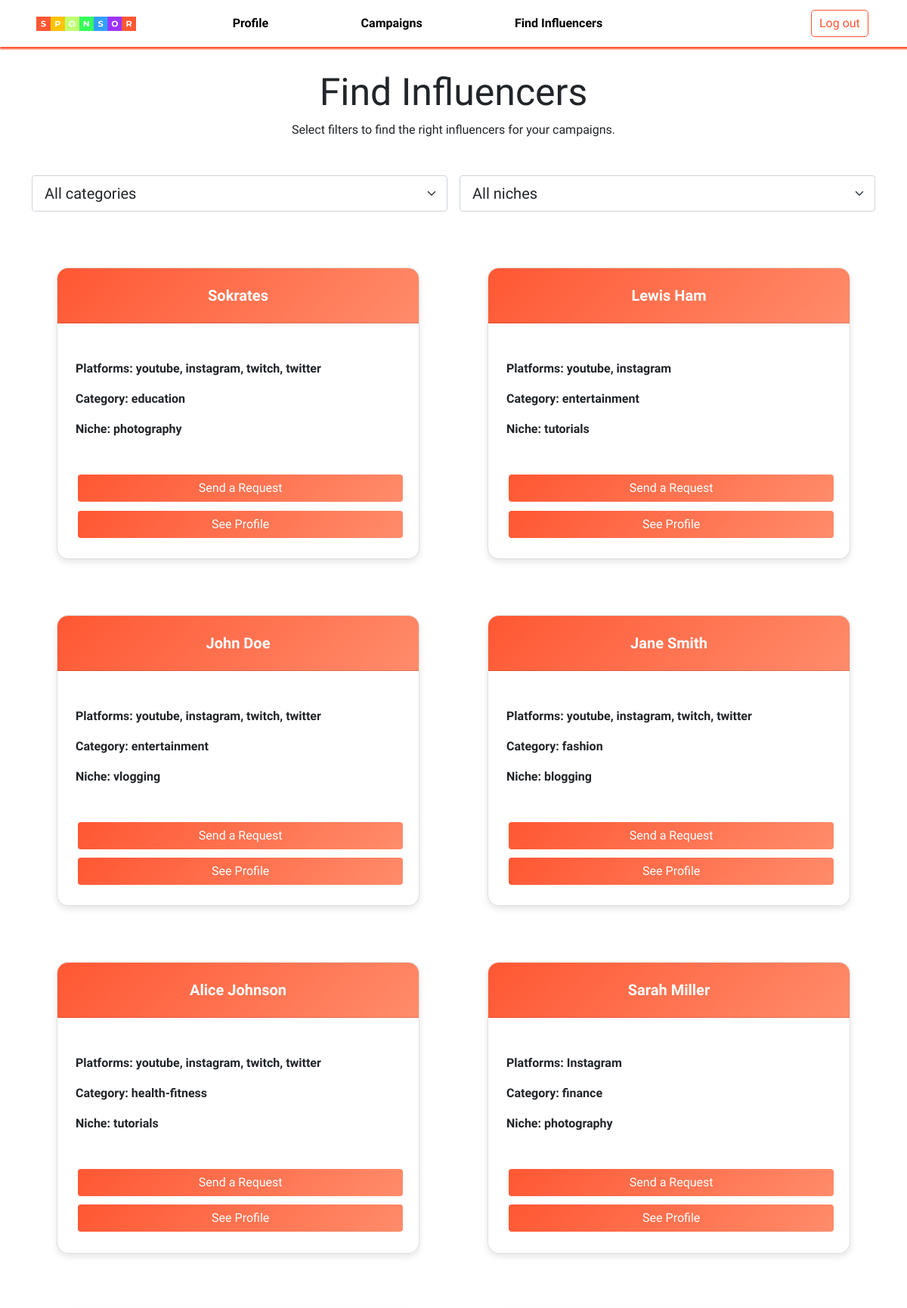
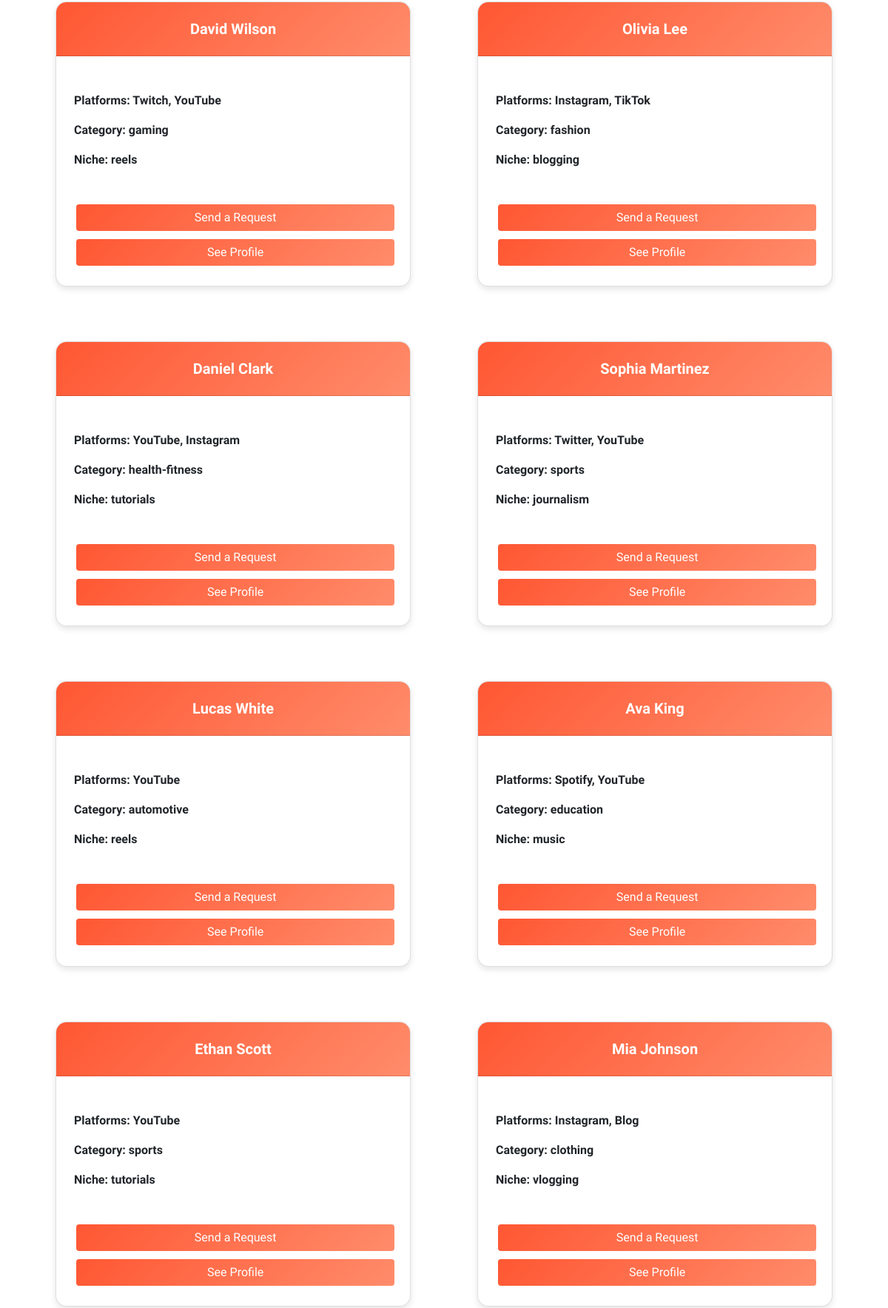
/sponsor/find (signed in, upper part), run on the app's committed database (2 pictures, top to bottom).
### application/models.py (models this page shows, shortened)
class Influencer(db.Model, UserMixin):
    __tablename__ = 'Influencer'
    username = db.Column(db.String, primary_key=True)
    password = db.Column(db.String, nullable=False)
    name = db.Column(db.String)
    bio = db.Column(db.String)
    platforms = db.Column(db.String)
    category = db.Column(db.String)
    niche = db.Column(db.String)
    flag = db.Column(db.Integer)

### application/sponsor_controllers.py (the view, shortened to what this page needs)
@app.route('/sponsor/find', methods=['GET','POST'])
@login_required
def sponsor_find():
    if request.method == 'GET':
        if request.args.get('category') and request.args.get('niche'):
            category = request.args.get('category')
            niche = request.args.get('niche')
            adrequest_subquery = (
                db.session.query(
                        AdRequests.influencer.label('influencer'),
                        db.func.count(AdRequests.status).filter(AdRequests.status == 4).label('adrequests_count')
                    )
                    .group_by(AdRequests.influencer)
                    .subquery()
            )
            influencers = (
                db.session.query(
                    Influencer,
                    adrequest_subquery.c.adrequests_count
                )
                .filter(Influencer.category == category, Influencer.niche == niche, Influencer.flag == 0)
                .outerjoin(adrequest_subquery, Influencer.username == adrequest_subquery.c.influencer)
                .all()
            )
        else:
            adrequest_subquery = (
                db.session.query(
                        AdRequests.influencer.label('influencer'),
                        db.func.count(AdRequests.status).filter(AdRequests.status == 4).label('adrequests_count')
                    )
                    .group_by(AdRequests.influencer)
                    .subquery()
            )
            influencers = (
                db.session.query(
                    Influencer,
                    adrequest_subquery.c.adrequests_count
                )
                .outerjoin(adrequest_subquery, Influencer.username == adrequest_subquery.c.influencer)
                .filter(Influencer.flag == 0)
                .all()
            )
        campaigns = Campaign.query.filter(Campaign.sponsor == current_user.username).all()
        return render_template('sponsorsearch.html', influencers=influencers, campaigns=campaigns)
    return render_template('sponsorsearch.html')

### application/sponsor_controllers.py (called while the page is built)
@login_manager.user_loader
def load_user(username):
    if Admin.query.get(username):
        return Admin.query.get(username)
    elif Influencer.query.get(username):
        return Influencer.query.get(username)
    elif Sponsor.query.get(username):
        return Sponsor.query.get(username)

### templates/sponsorsearch.html (shortened to what this page needs)
<!DOCTYPE html>
<html>
<head>
    <link href="https://cdn.jsdelivr.net/npm/bootstrap@5.0.2/dist/css/bootstrap.min.css" rel="stylesheet">
    <link rel="stylesheet" href="https://cdnjs.cloudflare.com/ajax/libs/font-awesome/6.0.0-beta3/css/all.min.css">
    <link rel="stylesheet" href="{{ url_for('static', filename='search.css') }}">
    <link rel="stylesheet" href="{{ url_for('static', filename='nav.css') }}">
    <link rel="stylesheet" href="{{ url_for('static', filename='chatpopup.css') }}">
    <link rel="stylesheet" href="https://unpkg.com/swiper/swiper-bundle.min.css">
</head>
<body>
    <div class="nav-container">
        <nav class="navbar navbar-expand-lg bg-body-tertiary">
            <div class="container-fluid px-5">
                <img class="navbar-brand img-fluid" src="{{ url_for('static', filename='sponsor-logo.png') }}" style="width: 12%;" />
                <div class="collapse navbar-collapse" id="navbarSupportedContent">
                    <ul class="navbar-nav me-auto mb-2 mb-lg-0">
                        <li class="nav-item">
                            <button class="nav-link btn" aria-current="page" href="#" style="color: black; font-weight: bolder;" onclick="location.href='{{ url_for('sponsor_profile')}}'">Profile</button>
                        </li>
                        <li class="nav-item">
                            <button class="nav-link btn" href="#" style="color: black; font-weight: bolder;" onclick="location.href='{{ url_for('sponsor_dashboard')}}'">Campaigns</button>
                        </li>
                        <li class="nav-item">
                            <button class="nav-link btn" aria-current="page" href="#" style="color: black; font-weight: bolder;" onclick="location.href='{{ url_for('sponsor_find')}}'">Find Influencers</button>
                        </li>
                    </ul>
                    <form action="{{ url_for('logout') }}">
                    <button class="btn btn-outline-danger logout-btn" type="submit">Log out</button>
                    </form>
                </div>
            </div>
        </nav>
    </div>
    <div class="container">
        <div class="row text-center">
            <h1 class="header">Find Influencers</h1>
        </div>
        <div class="row mb-4">
            <div id="filterSection" class="container content-space-1">
                <div class="w-md-75 w-lg-50 text-center mx-md-auto mb-5 mb-md-9">
                  <p>Select filters to find the right influencers for your campaigns.</p>
                </div>
                <form action="{{ url_for('sponsor_find') }}" method="GET" id="filter-form">
                    <div class="row gx-2 gx-md-3 mb-7">
                        <div class="col-sm-6 col-md-6 mb-2 mb-sm-0">
                            <select class="form-select form-select-lg" id="filterCategory" name="category" aria-label="Select category">
                                <option value="">All categories</option>
                            </select>
                        </div>
                        <div class="col-sm-6 col-md-6">
                            <select class="form-select form-select-lg" id="filterNiche" name="niche" aria-label="Select niche">
                                <option value="">All niches</option>
                            </select>
                        </div>
                    </div>
                </form>
              </div>
        </div>
        <div class="row justify-content-center">
            {% if influencers[0] %}
                {% for influencer, adrequest_count in influencers %}
                <div class="col-md-6 card-container mb-4">
                    <div class="card" style="width: 30rem;">
                        <div class="card-header">
                            <h5 class="card-title"><strong>{{ influencer.name }}</strong></h5>
                        </div>
                        <div class="card-body">
                            <div>
                                <br>
                                <p class="card-text"><strong>Platforms: {{ influencer.platforms.replace(',', ', ') }}</strong></p>
                                <p class="card-text"><strong>Category: {{ influencer.category }}</strong></p>
                                <p class="card-text"><strong>Niche: {{ influencer.niche }}</strong></p>
                                <br>
                                <button class="btn btn-custom w-100 mt-2 collab-btn" type="button" data-bs-toggle="modal" data-bs-target="#adRequestModal{{ loop.index0 }}">
                                    Send a Request
                                </button>
                                <button class="btn btn-custom w-100 mt-2 licence-btn" type="button" data-bs-toggle="modal" data-bs-target="#profileModal{{ loop.index0 }}" onclick="loadInfluencerInsights('{{ influencer.username }}')">
                                    See Profile
                                </button>
                            </div>
                        </div>
                    </div>
                </div>
                {% endfor %}
            {% endif %}
        </div>
    </div>
    <br>
</body>
</html>

### static/search.css (style rules this page uses)
.header { font-size: 50px; font-family: "Domine", serif; margin-top: 30px; }
.card { box-shadow: 0 1px 1px 0 black; }
.card { border-radius: 15px; overflow: hidden; box-shadow: 0 4px 8px rgba(0,0,0,0.1); }
.card-header { background: linear-gradient(135deg, #FF5733, #FF8C6B); color: white; padding: 1rem; padding-top: 1.5rem; text-align: center; }
.card-body { padding: 1.5rem; }
.card-container { display: flex; justify-content: center; align-items: center; margin-bottom: 1rem; }
.btn-custom { background: linear-gradient(135deg, #FF5733, #FF8C6B); color: white; border: none; transition: background 0.3s ease; }
.btn { margin: 0.2rem; }
.card-container { margin-top: 50px; }

### static/nav.css (style rules this page uses)
body { font-family: "Domine", serif; }
.navbar-brand { height: fit-content; width: 10%; }
.navbar { box-shadow: 1px 2px 2px 1px #FF5733; }
.navbar-nav .nav-item { margin-left: 100px; }
.nav-link { border: none; }
.logout-btn { background-color: white; color: #FF5733; border: 1px solid #FF5733; border-radius: 5px; padding: 5px 10px; cursor: pointer; }

### data on the page
Influencer: name "Sokrates", platforms.replace "youtube, instagram, twitch, twitter", category "education", niche "photography"
Influencer: name "Lewis Ham", platforms.replace "youtube, instagram", category "entertainment", niche "tutorials"
Influencer: name "John Doe", platforms.replace "youtube, instagram, twitch, twitter", category "entertainment", niche "vlogging"
Influencer: name "Jane Smith", platforms.replace "youtube, instagram, twitch, twitter", category "fashion", niche "blogging"
Influencer: name "Alice Johnson", platforms.replace "youtube, instagram, twitch, twitter", category "health-fitness", niche "tutorials"
Influencer: name "Sarah Miller", platforms.replace "Instagram", category "finance", niche "photography"
Influencer: name "David Wilson", platforms.replace "Twitch, YouTube", category "gaming", niche "reels"
Influencer: name "Olivia Lee", platforms.replace "Instagram, TikTok", category "fashion", niche "blogging"
Influencer: name "Daniel Clark", platforms.replace "YouTube, Instagram", category "health-fitness", niche "tutorials"
Influencer: name "Sophia Martinez", platforms.replace "Twitter, YouTube", category "sports", niche "journalism"
Influencer: name "Lucas White", platforms.replace "YouTube", category "automotive", niche "reels"
Influencer: name "Ava King", platforms.replace "Spotify, YouTube", category "education", niche "music"
Influencer: name "Ethan Scott", platforms.replace "YouTube", category "sports", niche "tutorials"
Influencer: name "Mia Johnson", platforms.replace "Instagram, Blog", category "clothing", niche "vlogging"
